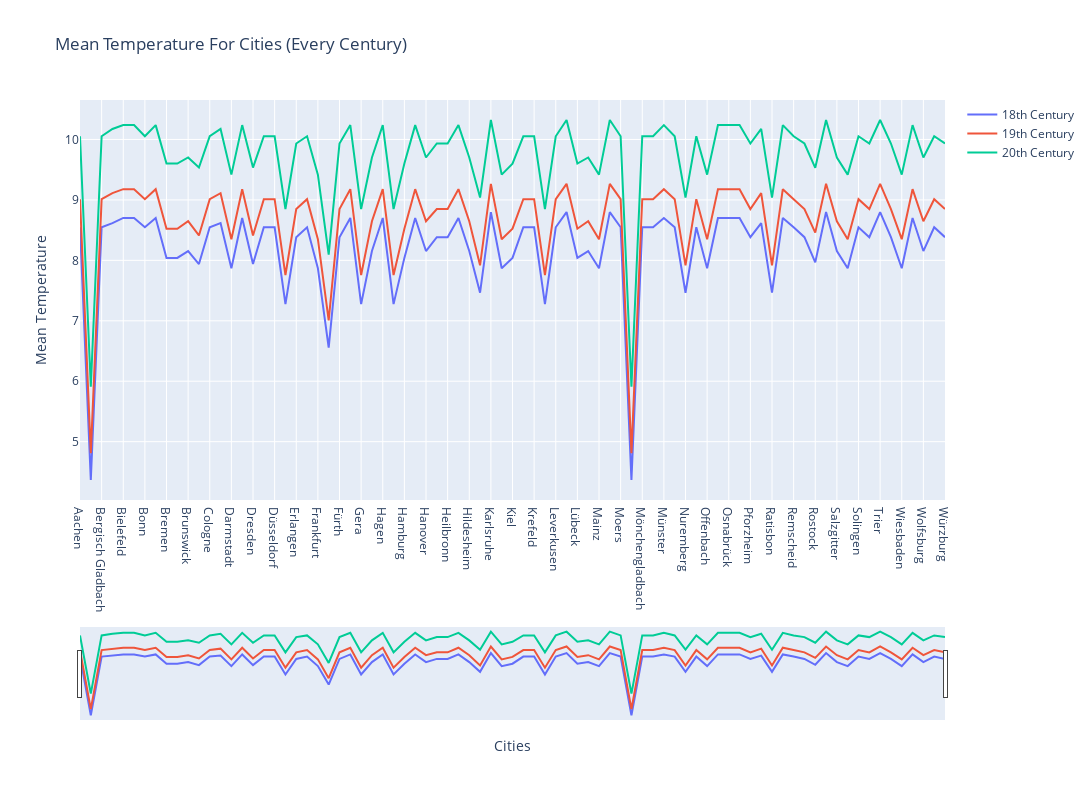

The notebook cell this image was saved under:
### Code cell
fig = go.Figure()
fig.add_trace(go.Scatter(y=century_temp_18['AverageTemperature'], x=century_temp_18.index,name='18th Century'))
fig.add_trace(go.Scatter(y=century_temp_19['AverageTemperature'], x=century_temp_19.index, name='19th Century'))
fig.add_trace(go.Scatter(y=century_temp_20['AverageTemperature'], x=century_temp_20.index, name='20th Century'))
fig.update_xaxes(rangeslider_visible=True, title_text = 'Cities')
fig.update_yaxes(title_text='Mean Temperature')
fig.update_layout(title = 'Mean Temperature For Cities (Every Century)', height=800, width=1500)
fig.show()

### Figure 1 — Plotly figure (JSON) as saved in the notebook; plotly's stock layout.template omitted (floating-point values rounded to 4 significant figures)
{"data": [{"name": "18th Century", "type": "scatter", "x": ["Aachen", "Augsburg", "Bergisch Gladbach", "Berlin", "Bielefeld", "Bochum", "Bonn", "Bottrop", "Bremen", "Bremerhaven", "Brunswick", "Chemnitz", "Cologne", "Cottbus", "Darmstadt", "Dortmund", "Dresden", "Duisburg", "Düsseldorf", "Erfurt", "Erlangen", "Essen", "Frankfurt", "Freiburg", "Fürth", "Gelsenkirchen", "Gera", "Göttingen", "Hagen", "Halle", "Hamburg", "Hamm", "Hanover", "Heidelberg", "Heilbronn", "Herne", "Hildesheim", "Ingolstadt", "Karlsruhe", "Kassel", "Kiel", "Koblenz", "Krefeld", "Leipzig", "Leverkusen", "Ludwigshafen", "Lübeck", "Magdeburg", "Mainz", "Mannheim", "Moers", "Munich", "Mönchengladbach", "Mülheim", "Münster", "Neuss", "Nuremberg", "Oberhausen", "Offenbach", "Oldenburg", "Osnabrück", "Paderborn", "Pforzheim", "Potsdam", "Ratisbon", "Recklinghausen", "Remscheid", "Reutlingen", "Rostock", "Saarbrücken", "Salzgitter", "Siegen", "Solingen", "Stuttgart", "Trier", "Ulm", "Wiesbaden", "Witten", "Wolfsburg", "Wuppertal", "Würzburg"], "y": [8.547, 4.366, 8.547, 8.616, 8.702, 8.702, 8.547, 8.702, 8.041, 8.041, 8.154, 7.939, 8.547, 8.616, 7.87, 8.702, 7.939, 8.547, 8.547, 7.276, 8.383, 8.547, 7.87, 6.556, 8.383, 8.702, 7.276, 8.154, 8.702, 7.276, 8.041, 8.702, 8.154, 8.383, 8.383, 8.702, 8.154, 7.464, 8.799, 7.87, 8.041, 8.547, 8.547, 7.276, 8.547, 8.799, 8.041, 8.154, 7.87, 8.799, 8.547, 4.366, 8.547, 8.547, 8.702, 8.547, 7.464, 8.547, 7.87, 8.702, 8.702, 8.702, 8.383, 8.616, 7.464, 8.702, 8.547, 8.383, 7.966, 8.799, 8.154, 7.87, 8.547, 8.383, 8.799, 8.383, 7.87, 8.702, 8.154, 8.547, 8.383]}, {"name": "19th Century", "type": "scatter", "x": ["Aachen", "Augsburg", "Bergisch Gladbach", "Berlin", "Bielefeld", "Bochum", "Bonn", "Bottrop", "Bremen", "Bremerhaven", "Brunswick", "Chemnitz", "Cologne", "Cottbus", "Darmstadt", "Dortmund", "Dresden", "Duisburg", "Düsseldorf", "Erfurt", "Erlangen", "Essen", "Frankfurt", "Freiburg", "Fürth", "Gelsenkirchen", "Gera", "Göttingen", "Hagen", "Halle", "Hamburg", "Hamm", "Hanover", "Heidelberg", "Heilbronn", "Herne", "Hildesheim", "Ingolstadt", "Karlsruhe", "Kassel", "Kiel", "Koblenz", "Krefeld", "Leipzig", "Leverkusen", "Ludwigshafen", "Lübeck", "Magdeburg", "Mainz", "Mannheim", "Moers", "Munich", "Mönchengladbach", "Mülheim", "Münster", "Neuss", "Nuremberg", "Oberhausen", "Offenbach", "Oldenburg", "Osnabrück", "Paderborn", "Pforzheim", "Potsdam", "Ratisbon", "Recklinghausen", "Remscheid", "Reutlingen", "Rostock", "Saarbrücken", "Salzgitter", "Siegen", "Solingen", "Stuttgart", "Trier", "Ulm", "Wiesbaden", "Witten", "Wolfsburg", "Wuppertal", "Würzburg"], "y": [9.012, 4.81, 9.012, 9.111, 9.178, 9.178, 9.012, 9.178, 8.524, 8.524, 8.647, 8.412, 9.012, 9.111, 8.35, 9.178, 8.412, 9.012, 9.012, 7.757, 8.849, 9.012, 8.35, 7.007, 8.849, 9.178, 7.757, 8.647, 9.178, 7.757, 8.524, 9.178, 8.647, 8.849, 8.849, 9.178, 8.647, 7.917, 9.266, 8.35, 8.524, 9.012, 9.012, 7.757, 9.012, 9.266, 8.524, 8.647, 8.35, 9.266, 9.012, 4.81, 9.012, 9.012, 9.178, 9.012, 7.917, 9.012, 8.35, 9.178, 9.178, 9.178, 8.849, 9.111, 7.917, 9.178, 9.012, 8.849, 8.459, 9.266, 8.647, 8.35, 9.012, 8.849, 9.266, 8.849, 8.35, 9.178, 8.647, 9.012, 8.849]}, {"name": "20th Century", "type": "scatter", "x": ["Aachen", "Augsburg", "Bergisch Gladbach", "Berlin", "Bielefeld", "Bochum", "Bonn", "Bottrop", "Bremen", "Bremerhaven", "Brunswick", "Chemnitz", "Cologne", "Cottbus", "Darmstadt", "Dortmund", "Dresden", "Duisburg", "Düsseldorf", "Erfurt", "Erlangen", "Essen", "Frankfurt", "Freiburg", "Fürth", "Gelsenkirchen", "Gera", "Göttingen", "Hagen", "Halle", "Hamburg", "Hamm", "Hanover", "Heidelberg", "Heilbronn", "Herne", "Hildesheim", "Ingolstadt", "Karlsruhe", "Kassel", "Kiel", "Koblenz", "Krefeld", "Leipzig", "Leverkusen", "Ludwigshafen", "Lübeck", "Magdeburg", "Mainz", "Mannheim", "Moers", "Munich", "Mönchengladbach", "Mülheim", "Münster", "Neuss", "Nuremberg", "Oberhausen", "Offenbach", "Oldenburg", "Osnabrück", "Paderborn", "Pforzheim", "Potsdam", "Ratisbon", "Recklinghausen", "Remscheid", "Reutlingen", "Rostock", "Saarbrücken", "Salzgitter", "Siegen", "Solingen", "Stuttgart", "Trier", "Ulm", "Wiesbaden", "Witten", "Wolfsburg", "Wuppertal", "Würzburg"], "y": [10.05, 5.908, 10.05, 10.17, 10.24, 10.24, 10.05, 10.24, 9.601, 9.601, 9.702, 9.535, 10.05, 10.17, 9.419, 10.24, 9.535, 10.05, 10.05, 8.849, 9.933, 10.05, 9.419, 8.094, 9.933, 10.24, 8.849, 9.702, 10.24, 8.849, 9.601, 10.24, 9.702, 9.933, 9.933, 10.24, 9.702, 9.039, 10.32, 9.419, 9.601, 10.05, 10.05, 8.849, 10.05, 10.32, 9.601, 9.702, 9.419, 10.32, 10.05, 5.908, 10.05, 10.05, 10.24, 10.05, 9.039, 10.05, 9.419, 10.24, 10.24, 10.24, 9.933, 10.17, 9.039, 10.24, 10.05, 9.933, 9.532, 10.32, 9.702, 9.419, 10.05, 9.933, 10.32, 9.933, 9.419, 10.24, 9.702, 10.05, 9.933]}], "layout": {"height": 800, "title": {"text": "Mean Temperature For Cities (Every Century)"}, "width": 1500, "xaxis": {"rangeslider": {"visible": true}, "title": {"text": "Cities"}}, "yaxis": {"title": {"text": "Mean Temperature"}}}}
